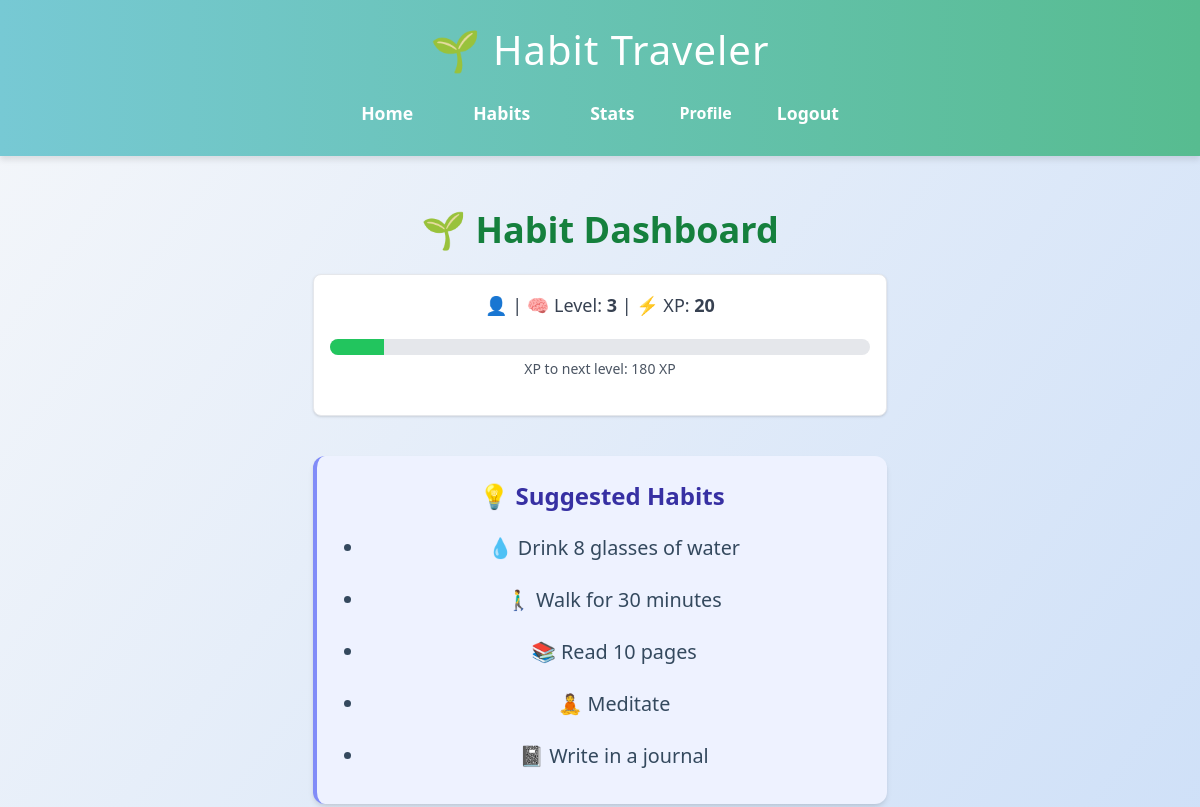
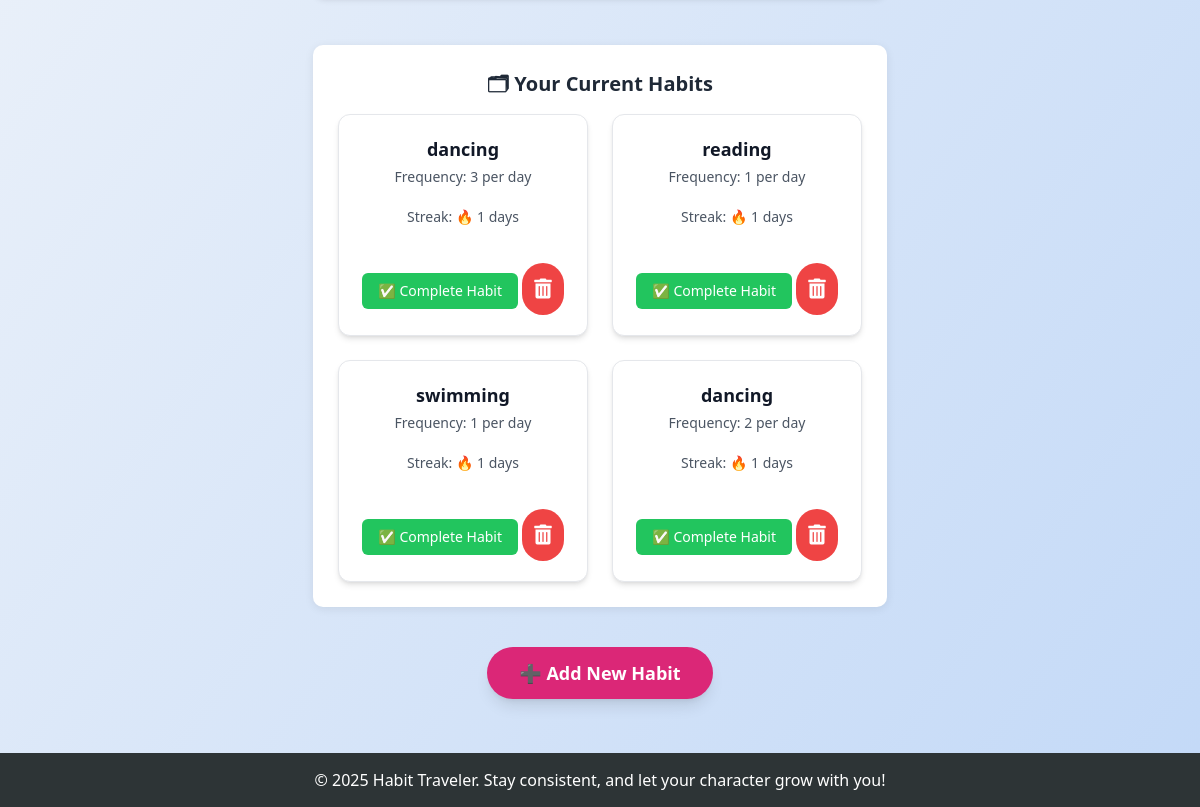
Before: /habits (signed in) with the older database file (2 pictures, top to bottom).
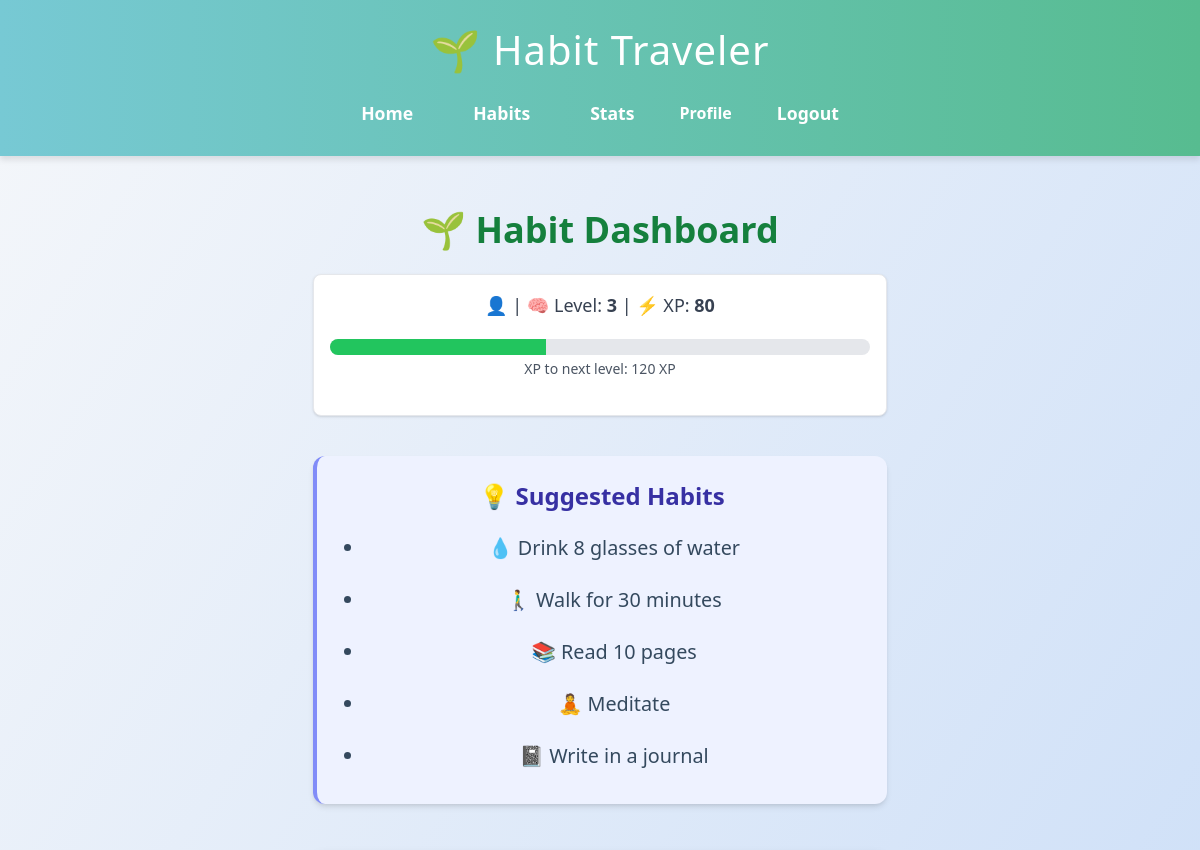
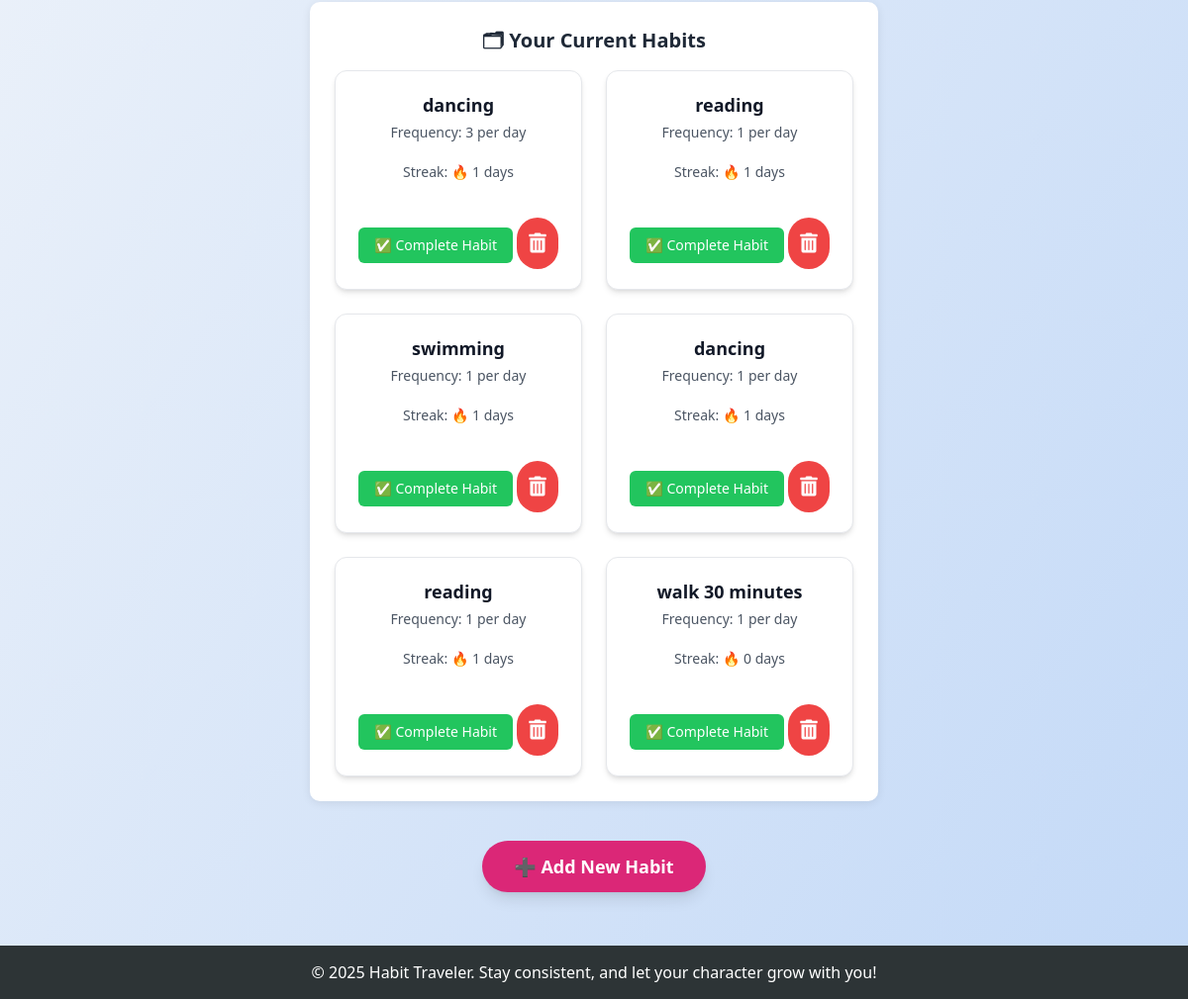
After: the same page with the newer database file (2 pictures, top to bottom).
### app.py (models this page shows)
class User(db.Model):
    id = db.Column(db.Integer, primary_key=True)
    email = db.Column(db.String(150), unique=True, nullable=False)
    name = db.Column(db.String(150), unique=True, nullable=True)
    password = db.Column(db.String(200), nullable=False)
    xp = db.Column(db.Integer, default=0)
    level = db.Column(db.Integer, default=1)
    birthday = db.Column(db.Date, nullable=True)
    age = db.Column(db.Integer, nullable=True)
    description = db.Column(db.String(500), nullable=True)
    avatar = db.Column(db.String(200), nullable=True)

class Habit(db.Model):
    id = db.Column(db.Integer, primary_key=True)
    user_id = db.Column(db.Integer, db.ForeignKey('user.id'), nullable=False)
    name = db.Column(db.String(150), nullable=False)
    target_frequency = db.Column(db.Integer, nullable=True)
    frequency_period = db.Column(db.String(10), nullable=True)
    reminder_time = db.Column(db.Time, nullable=True)
    user = db.relationship('User', backref='habits')
    last_reminder_sent = db.Column(DateTime, nullable=True)

### app.py (the view)
@app.route('/habits')
def habits():
    if 'user_id' not in session:
        return redirect(url_for('login'))
    user_id = session['user_id']
    name = session.get('name')
    user = User.query.get(user_id)
    xp_needed = 100 + (user.level - 1) * 50
    progress_percent = int((user.xp / xp_needed) * 100) if xp_needed > 0 else 0
    progress_class = f"w-[{progress_percent}%]"
    user_habits = Habit.query.filter_by(user_id=user_id).all()
    habits_with_data = []
    for habit in user_habits:
        completions_query = HabitCompletion.query.filter_by(habit_id=habit.id, user_id=user_id)
        if habit.frequency_period == 'day':
            start_date = date.today()
        elif habit.frequency_period == 'week':
            start_date = date.today() - timedelta(days=date.today().weekday())
        elif habit.frequency_period == 'month':
            start_date = date.today().replace(day=1)
        completions = completions_query.filter(HabitCompletion.date >= start_date).count()
        habits_with_data.append({
            'id': habit.id,
            'name': habit.name,
            'streak': completions,
            'goal': habit.target_frequency,
            'period': habit.frequency_period,
            'on_track': completions >= habit.target_frequency
        })
    return render_template('habit.html',
                           habits=habits_with_data,
                           name=name,
                           user=user,
                           xp_needed=xp_needed,
                           progress_class=progress_class)

### templates/habit.html (shortened to what this page needs)
{% extends "base.html" %}
{% block content %}
<div class="max-w-4xl mx-auto p-6">
    <h2 class="text-4xl font-extrabold mb-6 text-center text-green-700">🌱 Habit Dashboard</h2>
    <div class="bg-white p-4 rounded-lg shadow mb-10 text-center border border-gray-200">
        <p class="text-lg text-gray-700 font-medium">
            👤 <strong>{{ username }}</strong> | 🧠 Level: <strong>{{ user.level }}</strong> | ⚡ XP: <strong>{{ user.xp }}</strong>
        </p>
        <div class="mt-3 h-4 bg-gray-200 rounded-full overflow-hidden">
            <div class="h-full bg-green-500 transition-all duration-300 {{ progress_class }}"></div>
        </div>
        <p class="text-sm text-gray-600 mt-1">XP to next level: {{ xp_needed - user.xp }} XP</p>
    </div>
    <section class="mb-12 bg-indigo-50 p-6 rounded-xl border-l-4 border-indigo-400 shadow-md">
        <h3 class="text-2xl font-bold text-indigo-800 mb-3">💡 Suggested Habits</h3>
        <ul class="list-disc pl-6 text-gray-700 space-y-1 text-lg">
            <li>💧 Drink 8 glasses of water</li>
            <li>🚶‍♂ Walk for 30 minutes</li>
            <li>📚 Read 10 pages</li>
            <li>🧘 Meditate</li>
            <li>📓 Write in a journal</li>
        </ul>
    </section>
    <section class="mb-10">
        <h3 class="text-xl font-semibold text-gray-800 mb-4">🗂 Your Current Habits</h3>
        {% if habits %}
            <div class="habits-container grid gap-6 sm:grid-cols-2">
                {% for habit in habits %}
                    <div class="habit-card bg-white p-5 rounded-xl shadow-md border border-gray-200">
                        <h4 class="text-lg font-bold text-gray-900">{{ habit.name }}</h4>
                        <p class="text-gray-600 text-sm mt-1">Frequency: {{ habit.goal }} per {{ habit.period }}</p>
                        <p class="text-gray-600 text-sm">Streak: 🔥 {{ habit.streak }} days</p>
                        <form action="{{ url_for('complete_habit', habit_id=habit.id) }}" method="post" style="display:inline;">
                            <button
                                class="bg-green-500 hover:bg-green-600 text-white py-2 px-4 rounded-md text-sm mt-4"
                                type="submit">
                                ✅ Complete Habit
                            </button>
                        </form>
                        <form action="{{ url_for('delete_habit', habit_id=habit.id) }}" method="post" style="display:inline;">
                            <button
                                type="submit"
                                class="bg-red-500 hover:bg-red-600 text-white p-3 rounded-full mt-4 transition duration-300 focus:outline-none">
                                <i class="fas fa-trash-alt text-xl"></i>
                            </button>
                        </form>
                    </div>
                {% endfor %}
            </div>
        {% else %}
            <div class="bg-yellow-50 border-l-4 border-yellow-400 text-yellow-800 p-4 rounded">
                <p>You haven’t added any habits yet. Start your first quest!</p>
            </div>
        {% endif %}
    </section>
    <div class="text-center mt-10">
        <a
            href="{{ url_for('add_habit') }}"
            class="bg-pink-600 hover:bg-pink-700 text-white font-bold text-lg py-3 px-8 rounded-full shadow-lg transition duration-300 inline-block">
            ➕ Add New Habit
        </a>
    </div>
</div>
{% endblock %}

### templates/base.html (shortened to what this page needs)
<!DOCTYPE html>
<html lang="en">
    <head>
        <script src="https://cdn.tailwindcss.com"></script>
        <link href="https://cdnjs.cloudflare.com/ajax/libs/font-awesome/5.15.3/css/all.min.css" rel="stylesheet">
        <link rel="stylesheet" href="{{ url_for('static', filename='style.css') }}">
    </head>
<body class="{{ request.endpoint|replace('.', '_') }}">
    <header>
        <h1>🌱 Habit Traveler</h1>
        <nav>
            <ul>
                <li><a href="{{ url_for('index') }}">Home</a></li>
                <li><a href="{{ url_for('habits') }}">Habits</a></li>
                <li><a href="{{ url_for('stats') }}">Stats</a></li>
                <a href="{{ url_for('profile') }}">Profile</a>
                {% if session.get('user_id') %}
                <li><a href="{{ url_for('logout') }}">Logout</a></li>
            {% else %}
                <li><a href="{{ url_for('login') }}">Login</a></li>
                <li><a href="{{ url_for('register') }}">Register</a></li>
            {% endif %}
         </ul>
        </nav>
    </header>
    <main>
        {% block content %}{% endblock %}
    </main>
    <footer>
        <p>&copy; 2025 Habit Traveler. Stay consistent, and let your character grow with you!</p>
    </footer>
</body>
</html>

### static/style.css (style rules this page uses)
body { margin: 0; font-family: 'Segoe UI', Tahoma, Geneva, Verdana, sans-serif; background: linear-gradient(to bottom right, #f5f7fa, #c3d9f7); color: #333; min-height: 100vh; display: flex; flex-direction: column; }
header { background: linear-gradient(to right, #77c9d4, #57bc90); color: white; padding: 20px; text-align: center; box-shadow: 0 4px 6px rgba(0,0,0,0.1); }
header h1 { margin: 0; font-size: 2.5em; letter-spacing: 1px; }
nav { margin-top: 10px; }
nav a { color: white; margin: 0 15px; text-decoration: none; font-weight: bold; transition: all 0.3s ease; }
nav ul { display: flex; justify-content: center; align-items: center; padding: 0; margin: 0; list-style: none; }
nav li { margin: 0 15px; }
main { flex: 1; padding: 30px; max-width: 900px; margin: 0 auto; text-align: center; }
main h2 { font-size: 2em; color: #4b6584; margin-bottom: 10px; }
main p { font-size: 1.1em; line-height: 1.6; margin-bottom: 20px; }
section { background: white; border-radius: 10px; padding: 25px; margin-bottom: 20px; box-shadow: 0 2px 10px rgba(0,0,0,0.08); }
ul { list-style: none; padding: 0; }
ul li { padding: 10px 0; font-size: 1.1em; color: #34495e; }
a { color: #3498db; text-decoration: none; }
button i { font-size: 1.5rem; transition: transform 0.2s ease-in-out; }
.habits-container { display: flex; flex-wrap: wrap; gap: 20px; justify-content: center; }
.habit-card { width: 250px; padding: 20px; background: white; border-radius: 10px; box-shadow: 0 4px 8px rgba(0,0,0,0.1); text-align: center; }
footer { background: #2d3436; color: white; text-align: center; padding: 15px 10px; font-size: 0.9em; }

Changed rows visible on the page:
removed Habit: name "dancing", goal "2", period "day", streak "1"
changed User: xp "20" → "80"; xp_needed-user.xp "180" → "120"
added Habit: name "dancing", goal "1", period "day", streak "1"
added Habit: name "reading", goal "1", period "day", streak "1"
added Habit: name "walk 30 minutes", goal "1", period "day", streak "0"
